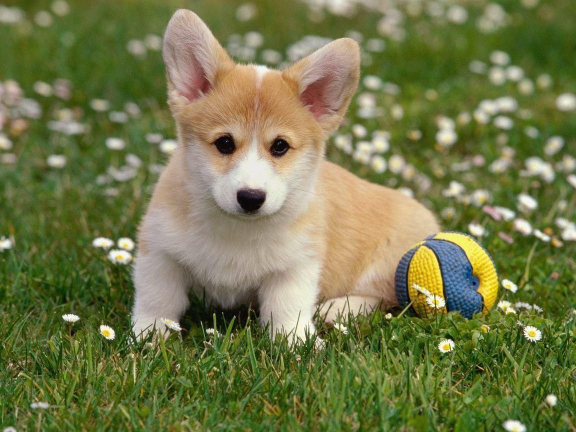
#> input picture data/input/image_01.jpg, 1152 x 864 px (shown at 1/2 size); its folder holds only this picture in this run
$ python main.py
#> lines starting #> are read from the running program, lines starting #| are printed output that depends on the picture
### src/images_processing.py
import os
import cv2

from src.utils import rgb_to_gray


def process_one_image(img_path, img_file, output_dir):
    """
    Hàm xử lý cho một ảnh: Đọc ảnh, chuyển xám, và lưu.
    """
#> called with img_path = 'data/input/image_01.jpg', img_file = 'image_01.jpg', output_dir = 'data/output'
    # 1. Đọc ảnh màu
    img_rgb = cv2.imread(img_path)
#> img_rgb is the input picture: shape (864, 1152, 3); mean B, G, R 74.1, 120.5, 116
    if img_rgb is None:
        print(f"Lỗi: Không thể đọc ảnh tại {img_path}")
        return

    # 2. Tạo thư mục tập trung cho ảnh xám: data/output/grayscale/
    gray_dir = os.path.join(output_dir, "grayscale")
    os.makedirs(gray_dir, exist_ok=True)

    # 3. Chuyển RGB sang Gray
    img_gray = rgb_to_gray(img_rgb)

    # 4. Đổi tên file (VD: img01.jpg -> img01_gray.png) và lưu
    filename_without_ext = os.path.splitext(img_file)[0]
    gray_filename = f"{filename_without_ext}_gray.png"
    gray_filepath = os.path.join(gray_dir, gray_filename)

    cv2.imwrite(gray_filepath, img_gray)
    print(f"Đã xử lý và lưu: {gray_filepath}")


def run(input_dir="data/input", output_dir="data/output"):
    """
    Chuyển toàn bộ ảnh đầu vào sang ảnh xám để ba bài cùng sử dụng.
    """
    if not os.path.exists(input_dir):
        print(f"Không tìm thấy thư mục '{input_dir}'. Hãy đảm bảo cấu trúc thư mục đúng.")
        return

    valid_extensions = (".jpg", ".jpeg", ".png")
    image_files = sorted([f for f in os.listdir(input_dir) if f.lower().endswith(valid_extensions)])

    print(f"Tìm thấy {len(image_files)} ảnh. Bắt đầu tạo ảnh xám...")

    for img_file in image_files:
        img_path = os.path.join(input_dir, img_file)
        process_one_image(img_path, img_file, output_dir)

### src/utils.py
import cv2
import numpy as np

def rgb_to_gray(image_rgb):
    """
    Chuyển đổi ảnh màu sang ảnh xám.
    Sử dụng công thức luminosity tiêu chuẩn: Y = 0.299*R + 0.587*G + 0.114*B
    """
    # OpenCV đọc ảnh theo thứ tự BGR
    b, g, r = cv2.split(image_rgb)
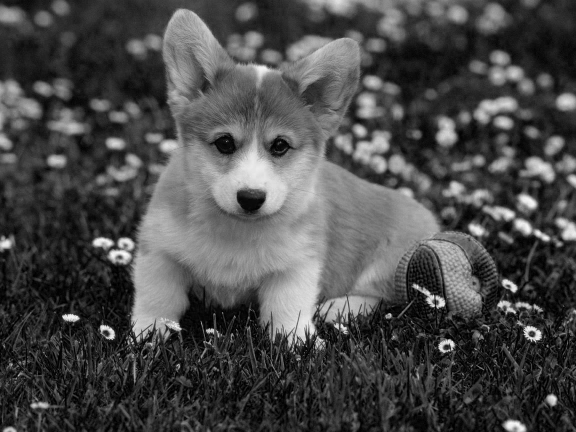
#> b: shape (864, 1152) (shown at 1/2 size); min 0, max 255, mean 74.1
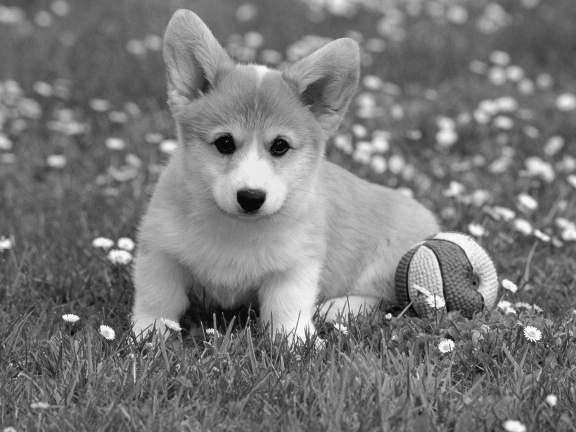
#> g: shape (864, 1152) (shown at 1/2 size); min 0, max 255, mean 120.5
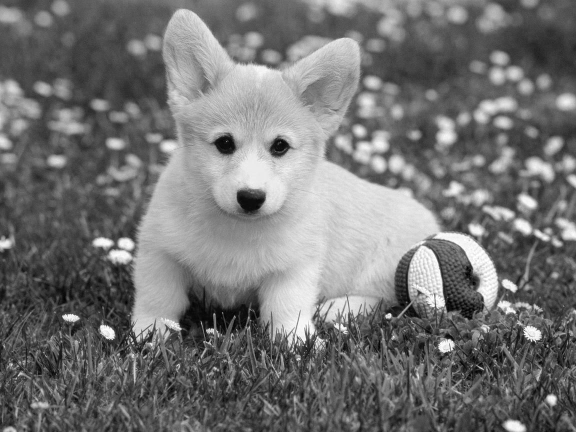
#> r: shape (864, 1152) (shown at 1/2 size); min 0, max 255, mean 116
    gray = 0.299 * r + 0.587 * g + 0.114 * b
    return gray.astype(np.uint8)

### src/bai1.py
import csv
from pathlib import Path

import cv2
import numpy as np


LOW_GRAY = 30
HIGH_GRAY = 120


def calculate_histogram(gray_image):
    """Calculate a 256-level grayscale histogram."""
    return np.bincount(gray_image.ravel(), minlength=256).astype(np.int64)


# [182 lines left out: functions save_histogram_csv, build_equalization_table, save_equalization_table_csv, draw_histogram, shrink_histogram_range, get_output_folder, not called in this run]


def get_image_prefix(file_stem):
    """Convert image_01_gray to image_01."""
    return file_stem.replace("_gray", "")


# [30 lines left out: function process_one_image, not called in this run]


def run(input_dir="data/output/grayscale", output_dir="data/output"):
#> called with input_dir = 'data/output/grayscale', output_dir = 'data/output'
    input_dir = Path(input_dir)
    output_dir = Path(output_dir)

    if not input_dir.exists():
        print(f"Cannot find grayscale folder: {input_dir}")
        return

    gray_image_paths = sorted(input_dir.glob("*_gray.png"))
    if not gray_image_paths:
        print(f"No *_gray.png files found in {input_dir}")
        return

    for gray_image_path in gray_image_paths:
        process_one_image(gray_image_path, output_dir)


# [2 lines that do not run on import are left out]

### src/bai3.py
import numpy as np
import cv2
import os
import math

# [109 lines left out: functions circular_lbp_hand_calc, process_and_save_lbp, not called in this run]

def run(input_dir="data/output/grayscale", output_dir="data/output"):
    # Cấu hình đề bài
    configs = [
        (8, 1),
        (8, 2),
        (16, 2),
        (16, 3),
        (24, 3)
    ]

    if not os.path.exists(input_dir):
        print(f"[LỖI] Không tìm thấy {input_dir}. Hãy chạy bước tạo ảnh xám trước.")
        return

    gray_images = sorted(f for f in os.listdir(input_dir) if f.lower().endswith((".png", ".jpg", ".jpeg")))

    for img_name in gray_images:
        img_path = os.path.join(input_dir, img_name)
        img_gray = cv2.imread(img_path, cv2.IMREAD_GRAYSCALE)

        if img_gray is None:
            continue

        # Lấy số hàng (rows) và số cột (cols) của ảnh
        rows, cols = img_gray.shape
        total_pixels = rows * cols # Tổng số pixel

        # In ra màn hình dòng thông báo như bạn muốn
        print(f"\n[BẮT ĐẦU] Xử lý: {img_name} có số pixel là {total_pixels:,} ({cols}x{rows})")

        # Tìm folder lưu trữ theo tên ảnh (image_01_gray -> img01/b3)
        try:
            img_num = img_name.split('_')[1]
            image_output_dir = os.path.join(output_dir, f"img{img_num}", "b3")
        except IndexError:
            image_output_dir = os.path.join(output_dir, "lbp_results", "b3")

        os.makedirs(image_output_dir, exist_ok=True)

        for P, R in configs:
            process_and_save_lbp(img_gray, img_name, image_output_dir, P, R)

    print("\n[HOÀN THÀNH] Xong bài 3!")

# [2 lines that do not run on import are left out]

### main.py
import shutil
from pathlib import Path

from src.bai1 import run as run_bai1
from src.bai2 import run as run_bai2
from src.bai3 import run as run_bai3
from src.images_processing import run as create_grayscale_images


PROJECT_DIR = Path(__file__).resolve().parent
INPUT_DIR = PROJECT_DIR / "data" / "input"
OUTPUT_DIR = PROJECT_DIR / "data" / "output"
GRAYSCALE_DIR = OUTPUT_DIR / "grayscale"


def clear_output():
    if OUTPUT_DIR.exists():
        shutil.rmtree(OUTPUT_DIR)
    OUTPUT_DIR.mkdir(parents=True)


def run():
    clear_output()
    create_grayscale_images(str(INPUT_DIR), str(OUTPUT_DIR))
    run_bai1(str(GRAYSCALE_DIR), str(OUTPUT_DIR))
    run_bai2(str(GRAYSCALE_DIR), str(OUTPUT_DIR))
#> (this line was passed over: src is not available in this run)
    run_bai3(str(GRAYSCALE_DIR), str(OUTPUT_DIR))


if __name__ == "__main__":
    run()
